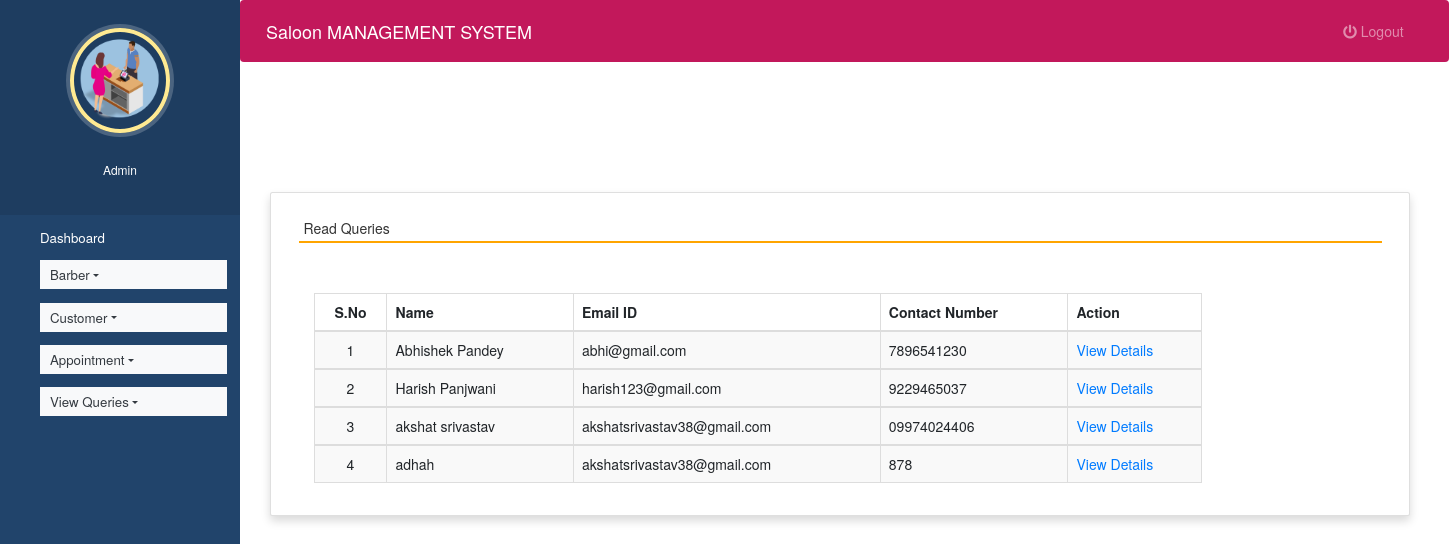
Screenshot of /read_queries (signed in) with the database file from the repository.
### hospitals/models.py (models this page shows, shortened)
class Contact(models.Model):
    name = models.CharField(max_length=100, null=True)
    contact = models.CharField(max_length=15, null=True)
    email = models.CharField(max_length=50, null=True)
    subject = models.CharField(max_length=100, null=True)
    message = models.CharField(max_length=300, null=True)
    msgdate = models.DateField(null=True)
    isread = models.CharField(max_length=10,null=True)

### hospitals/views.py (the view)
# urls.py: path('read_queries', read_queries, name='read_queries'),
def read_queries(request):
    if not request.user.is_authenticated:
        return redirect('login')
    contact = Contact.objects.filter(isread="yes")
    return render(request,'read_queries.html', locals())

### hospitals/templates/read_queries.html (shortened to what this page needs)
{% extends 'admin_nav.html' %}
{% load static %}
{% block content %}
<head>
 <link rel="stylesheet" href="https://maxcdn.bootstrapcdn.com/bootstrap/3.4.1/css/bootstrap.min.css">
  <link rel="stylesheet" href="https://cdnjs.cloudflare.com/ajax/libs/font-awesome/4.7.0/css/font-awesome.min.css">
  <link rel="stylesheet" href="https://use.fontawesome.com/releases/v5.6.3/css/all.css">
</head>
<br><br><br><br>
<div class="container card shadow m-5">
    <div class="card-body">
        <h5 class="p-2" style="border-bottom: 2px solid orange">Read Queries</h5>
		<div class="container mt-5">
            <table id="example" class="table table-striped table-bordered" style="width:80%">
			<thead>
                                    <tr>
                                        <th class="text-center">S.No</th>
                                        <th class="d-none d-sm-table-cell">Name</th>
                                        <th class="d-none d-sm-table-cell">Email ID</th>
                                        <th class="d-none d-sm-table-cell">Contact Number</th>
                                        <th class="d-none d-sm-table-cell" style="width: 15%;">Action</th>
                                    </tr>
                                </thead>
                                {% for i in contact %}
                                <tbody>
                                    <tr>
                                        <td class="text-center">{{forloop.counter}}</td>
                                        <td class="font-w600">{{i.name}}</td>
                                        <td class="font-w600">{{i.email}}</td>
                                        <td class="font-w600">{{i.contact}}</td>
                                        <td class="font-w600"><a href="{% url 'view_queries' i.id %}" class="text-primary">View Details</a></td>
                                    </tr>
                                        {% endfor %}
                                </tbody>
            </table>
        </div>
    </div>
</div>
{% endblock content %}

### hospitals/static/style.css (style rules this page uses)
body { padding-left: 240px; }

### hospitals/templates/admin_nav.html (style rules this page uses)
a:link { text-decoration: none; }
a { color: white; }
body { padding-left: 240px; }

### rows the page displays
Contact: name "Abhishek Pandey", email "abhi@gmail.com", contact "7896541230"
Contact: name "Harish Panjwani", email "harish123@gmail.com", contact "9229465037"
Contact: name "akshat srivastav", email "akshatsrivastav38@gmail.com", contact "09974024406"
Contact: name "adhah", email "akshatsrivastav38@gmail.com", contact "878"
